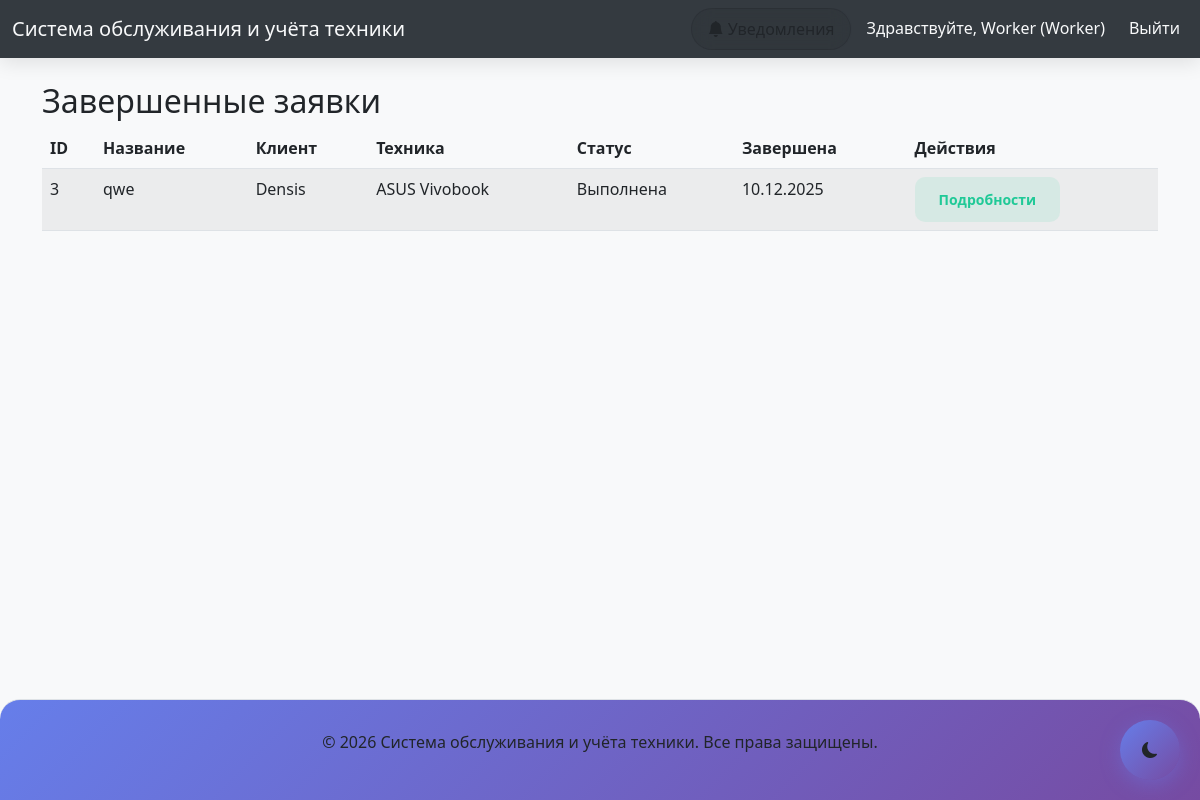
The page /tickets/worker/completed-tickets/ (signed in) on the database its author committed.
### tickets/models.py (models this page shows, shortened)
class User(AbstractUser):
    full_name = models.CharField(max_length=100)
    contact = models.CharField(max_length=100)  # phone or email
    role = models.ForeignKey(Role, on_delete=models.CASCADE, null=True, blank=True)
    is_active = models.BooleanField(default=False)  # False до подтверждения email
    email_verified = models.BooleanField(default=False)  # Подтверждение email
    email_verification_code = models.CharField(max_length=6, blank=True, null=True)  # Код подтверждения
    email_verification_expires = models.DateTimeField(null=True, blank=True)  # Срок действия кода
    objects = UserManager()

class Role(models.Model):
    CLIENT = 'CLIENT'
    DISPATCHER = 'DISPATCHER'
    WORKER = 'WORKER'
    ADMIN = 'ADMIN'
    ROLE_CHOICES = [
        (CLIENT, 'Client'),
        (DISPATCHER, 'Dispatcher'),
        (WORKER, 'Worker'),
        (ADMIN, 'Admin'),
    ]
    name = models.CharField(max_length=20, choices=ROLE_CHOICES, unique=True)
    def __str__(self):
        return self.get_name_display()

class Ticket(models.Model):
    client = models.ForeignKey(User, on_delete=models.CASCADE, limit_choices_to={'role__name': 'CLIENT'}, related_name='client_tickets')
    equipment = models.ForeignKey(Equipment, on_delete=models.CASCADE)
    service_type = models.ForeignKey(ServiceType, on_delete=models.SET_NULL, null=True, blank=True)
    current_status = models.ForeignKey(TicketStatus, on_delete=models.CASCADE)
    dispatcher = models.ForeignKey(User, on_delete=models.SET_NULL, null=True, blank=True, limit_choices_to={'role__name': 'DISPATCHER'}, related_name='dispatcher_tickets')
    assignee = models.ForeignKey(User, on_delete=models.SET_NULL, null=True, blank=True, limit_choices_to={'role__name': 'WORKER'}, related_name='assignee_tickets')
    title = models.CharField(max_length=200)
    description = models.TextField()
    created_at = models.DateTimeField(auto_now_add=True)
    updated_at = models.DateTimeField(auto_now=True)
    completed_at = models.DateTimeField(null=True, blank=True)
    class Meta:
        verbose_name = "Ticket"
        verbose_name_plural = "Tickets"

class Equipment(models.Model):
    DEVICE_TYPES = [
        ('laptop', 'Ноутбук'),
        ('desktop', 'Настольный компьютер'),
        ('phone', 'Телефон'),
        ('tablet', 'Планшет'),
        ('printer', 'Принтер'),
        ('other', 'Другое'),
    ]
    owner = models.ForeignKey(User, on_delete=models.CASCADE, limit_choices_to={'role__name': 'CLIENT'}, null=True, blank=True)
    type = models.CharField(max_length=20, choices=DEVICE_TYPES)
    model = models.CharField(max_length=100)
    serial_number = models.CharField(max_length=100, blank=True)
    notes = models.TextField(blank=True)
    created_at = models.DateTimeField(auto_now_add=True)
    updated_at = models.DateTimeField(auto_now=True)
    class Meta:
        verbose_name = "Equipment"
        verbose_name_plural = "Equipment"

class TicketStatus(models.Model):
    NEW = 'NEW'
    ASSIGNED = 'ASSIGNED'
    IN_PROGRESS = 'IN_PROGRESS'
    DONE = 'DONE'
    READY_FOR_PICKUP = 'READY_FOR_PICKUP'
    CANCELED = 'CANCELED'
    STATUS_CHOICES = [
        (NEW, 'Новая'),
        (ASSIGNED, 'Назначена'),
        (IN_PROGRESS, 'В работе'),
        (DONE, 'Выполнена'),
        (READY_FOR_PICKUP, 'Готова к выдаче'),
        (CANCELED, 'Отменена'),
    ]
    name = models.CharField(max_length=20, choices=STATUS_CHOICES, unique=True)
    class Meta:
        verbose_name = "Ticket Status"
        verbose_name_plural = "Ticket Statuses"

### tickets/views.py (the view)
# urls.py: path('worker/completed-tickets/', views.completed_tickets, name='completed_tickets'),
@login_required
def completed_tickets(request):
    if not check_role(request.user, Role.WORKER):
        return HttpResponseForbidden("Доступ запрещен")
    done_status = TicketStatus.objects.get(name=TicketStatus.DONE)
    ready_status = TicketStatus.objects.get(name=TicketStatus.READY_FOR_PICKUP)
    tickets = Ticket.objects.filter(
        assignee=request.user
    ).filter(
        current_status__in=[done_status, ready_status]
    )
    return render(request, 'worker/completed_tickets.html', {'tickets': tickets})

### tickets/context_processors/notifications.py (called while the page is built)
def unread_notifications_count(request):
    if request.user.is_authenticated:
        unread_count = Notification.objects.filter(
            recipient=request.user,
            is_read=False
        ).count()
        return {'unread_count': unread_count}
    return {'unread_count': 0}

### tickets/views.py (called while the page is built)
def check_role(user, role_name):
    return user.role.name == role_name

### tickets/templates/worker/completed_tickets.html (shortened to what this page needs)
{% extends 'base/base.html' %}
{% block content %}
<div class="row">
    <div class="col-md-12">
        <h2>Завершенные заявки</h2>
        {% if tickets %}
            <div class="table-responsive">
                <table class="table table-striped">
                    <thead>
                        <tr>
                            <th>ID</th>
                            <th>Название</th>
                            <th>Клиент</th>
                            <th>Техника</th>
                            <th>Статус</th>
                            <th>Завершена</th>
                            <th>Действия</th>
                        </tr>
                    </thead>
                    <tbody>
                        {% for ticket in tickets %}
                        <tr>
                            <td>{{ ticket.id }}</td>
                            <td>{{ ticket.title }}</td>
                            <td>{{ ticket.client.full_name }}</td>
                            <td>{{ ticket.equipment.model }}</td>
                            <td>{{ ticket.current_status.get_name_display }}</td>
                            <td>{{ ticket.completed_at|date:"d.m.Y"|default:"Н/Д" }}</td>
                            <td>
                                <a href="{% url 'tickets:view_ticket' ticket.id %}" class="btn btn-sm btn-info">Подробности</a>
                            </td>
                        </tr>
                        {% endfor %}
                    </tbody>
                </table>
            </div>
        {% else %}
            <div class="alert alert-info">
                Вы пока не завершили ни одной заявки.
            </div>
        {% endif %}
    </div>
</div>
{% endblock %}

### tickets/templates/base/base.html (shortened to what this page needs)
<!DOCTYPE html>
<html lang="ru">
<head>
    <link href="https://cdn.jsdelivr.net/npm/bootstrap@5.3.0/dist/css/bootstrap.min.css" rel="stylesheet">
    <link rel="stylesheet" href="https://cdn.jsdelivr.net/npm/bootstrap-icons@1.10.0/font/bootstrap-icons.css">
</head>
<body>
    <nav class="navbar navbar-expand-lg navbar-dark bg-dark">
        <div class="container-fluid">
            <a class="navbar-brand" href="{% url 'home' %}">Система обслуживания и учёта техники</a>
            <div class="collapse navbar-collapse" id="navbarSupportedContent">
                <div class="navbar-nav ms-auto">
                    {% if user.is_authenticated %}
                        <div class="notification-container">
                            <a class="nav-link notification-link" href="{% url 'tickets:notifications' %}">
                                <i class="bi bi-bell-fill me-1"></i>
                                <span>Уведомления</span>
                            </a>
                        </div>
                        <span class="navbar-text me-3">Здравствуйте, {{ user.username }} ({{ user.role }})</span>
                        <a class="nav-link" href="{% url 'tickets:logout' %}">Выйти</a>
                    {% else %}
                        <a class="nav-link" href="{% url 'tickets:login' %}">Войти</a>
                        <a class="nav-link" href="{% url 'tickets:register' %}">Регистрация</a>
                    {% endif %}
                </div>
            </div>
        </div>
    </nav>
    <div class="main-content">
        <div class="container mt-4">
            {% block content %}
            {% endblock %}
        </div>
    </div>
    <footer>
        <div class="container">
            <p class="text-center">&copy; 2026 Система обслуживания и учёта техники. Все права защищены.</p>
        </div>
    </footer>
    <div class="theme-toggle" id="themeToggle">
        <i class="bi bi-moon-fill" id="themeIcon"></i>
    </div>
</body>
</html>

### tickets/templates/base/base.html (style rules this page uses)
html.light-theme { background-color: #f8f9fa; color: #212529; }
html.light-theme body { background-color: #f8f9fa; color: #212529; }
html.light-theme .navbar { background-color: #343a40 !important; }
html.light-theme .navbar-brand, html.light-theme .nav-link, html.light-theme .navbar-text { color: #f8f9fa !important; }
html.light-theme .table { color: #212529; border-color: #dee2e6; }
html.light-theme .table > :not(caption) > * > * { background-color: transparent; border-color: #dee2e6; color: #212529; }
html.light-theme footer { background-color: #ffffff; color: #212529; border-top: 1px solid #dee2e6; }
html, body { height: 100%; }
body { display: flex; flex-direction: column; min-height: 100vh; }
html.light-theme h1, html.light-theme h2, html.light-theme h3, html.light-theme h4, html.light-theme h5, html.light-theme h6, html.light-theme p, html.light-theme span, html.light-theme div, html.light-theme a, html.light-theme li, html.light-theme td, html.light-theme th, html.light-theme label, html.light-theme small, html.light-theme strong, html.light-theme em, html.light-theme .card-text, html.light-theme .card-title, html.light-theme .card-subtitle { color: #212529; }
.theme-toggle { position: fixed; bottom: 20px; right: 20px; width: 50px; height: 50px; border-radius: 50%; background-color: #28a745; color: white; display: flex; align-items: center; justify-content: center; cursor: pointer; box-shadow: 0 2px 10px rgba(0, 0, 0, 0.3); z-index: 1000; transition: all 0.3s ease; }
.main-content { flex: 1; }
html.light-theme a { color: #0d6efd; }
.btn-primary, .btn-secondary, .btn-success, .btn-danger, .btn-warning, .btn-info { color: white !important; }
html.light-theme .text-info, html.light-theme .btn-info, html.light-theme .alert-info, html.light-theme .bg-info { color: #20c997 !important; background-color: rgba(32, 201, 151, 0.1) !important; border-color: rgba(32, 201, 151, 0.2) !important; }
html body, html .navbar, html .card, html .card-header, html .form-control, html .form-select, html .table, html .table > :not(caption) > * > *, html .dropdown-menu, html .alert, html .list-group-item, html .bg-light, html .btn-outline-primary, html footer, html h1, html h2, html h3, html h4, html h5, html h6, html p, html span, html div, html a, html li, html td, html th, html label, html small, html strong, html em, html .card-text, html .card-title, html .card-subtitle, html .form-label, html .text-muted, html .badge, html .text-info, html .btn-info, html .alert-info, html .bg-info, html .text-primary, html .alert-primary, html .bg-primary { transition: background-color 0.3s ease, color 0.3s ease, border-color 0.3s ease; }
.btn { border-radius: 10px; font-weight: 600; transition: all 0.3s ease; border: none; padding: 12px 24px; }
.navbar { backdrop-filter: blur(20px); background: rgba(0, 0, 0, 0.9) !important; box-shadow: 0 5px 20px rgba(0, 0, 0, 0.1); }
.theme-toggle { width: 60px; height: 60px; border-radius: 50%; background: linear-gradient(135deg, #667eea 0%, #764ba2 100%); box-shadow: 0 5px 20px rgba(102, 126, 234, 0.4); }
footer { background: linear-gradient(135deg, #667eea 0%, #764ba2 100%); color: white; border-radius: 20px 20px 0 0; margin-top: 50px; padding: 30px 0; }
.notification-container { position: relative; display: inline-block; margin-right: 15px; }
.notification-link { position: relative; display: flex; align-items: center; padding: 8px 16px !important; border-radius: 25px !important; background: rgba(255, 255, 255, 0.1) !important; backdrop-filter: blur(10px) !important; border: 1px solid rgba(255, 255, 255, 0.2) !important; transition: all 0.3s ease !important; font-weight: 500 !important; }
.notification-link i { font-size: 16px; margin-right: 6px; transition: transform 0.3s ease; }
html.light-theme .notification-link { background: rgba(0, 0, 0, 0.05) !important; border-color: rgba(0, 0, 0, 0.1) !important; color: #212529 !important; }

### rows shown on the page
User: username "Worker", role "Worker"
Ticket: id "3", title "qwe", client.full_name "Densis", equipment.model "ASUS Vivobook", current_status.name "Выполнена", completed_at "10.12.2025"
